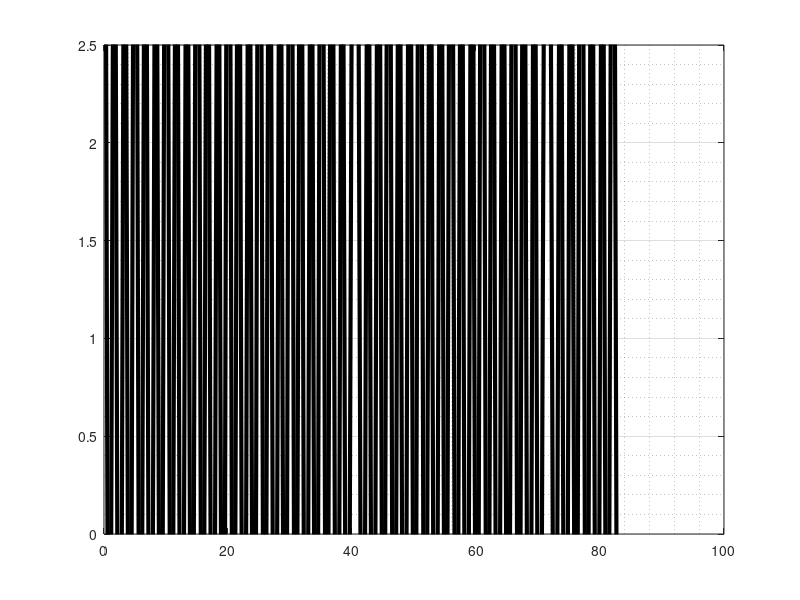

Write the MATLAB code that produced this figure.
%% Diffusion 1D Nonlinear

% Discretize time: 
N_t = 1e3;
t_0 = 0;
t_end = 5;
t = linspace(t_0,t_end,N_t);

% Discretize space:
N_z = 100;
z_0 = 0;
z_end = 82;
z = linspace(z_0, z_end, N_z)';
dz = z(2) - z(1);


% Define parameters

r_b = 5;
r_t = 10;   
a = 0.02;   
alpha = 0.05;
   

% Crypt width
x = r_b*(1 - exp(-a * z)) + r_t * exp(a * (z - z_end));

dx_dz = gradient(x, dz);

% Arc length
ds = sqrt(1+dx_dz.^2) * dz;

% positions s along wall
s = [0; cumsum(ds(1:end-1))]; %looked this one up to find total distance along curve
ds_size = mean(diff(s)); %also looked up it will supposedly calculate distance 
                         %between consecutive pairs of points along arc
                         %length coordinate vector s and average them


% Differentiation Matrix:
Dss = toeplitz([-2 1 zeros(1,N_z-2)]);
Dss(1,2) = 2;
Dss(end, end-1) = 2;
Dss = Dss/ds_size^2;



% Initial Condition
f = @(s) cos(s*2*pi) + 1;
U0 = f(s);

% Define the Right hand side:

dUdt = @(t,U) Dss * ((alpha ./ (U.^2 + 1e-6)) .* (Dss*U));

% Solve the heat equation:
tic
options = odeset('Stats', 'on');
[t,U] = ode23s(dUdt, t, U0, options);
toc


% Animation:

for i = 1: 5: N_t

    figure(1)
    plot(s,U(i,:), 'k', 'LineWidth',3); hold off;
    if i == 1
        pause
    else
        drawnow
    end
    grid on
    grid minor
    ylim([0,2.5])

end
